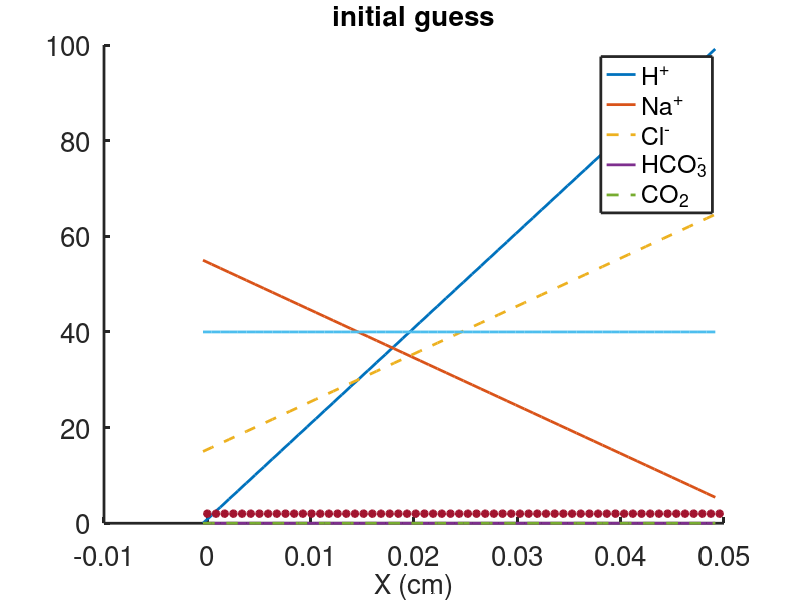

The MATLAB script that drew this image: (Note: this script raises an error after producing the figure.)
%%%%%%%%%%%%%%%%%%%%%%%%%%%%%%%%%%%%%%%%%%%%%%%%%%%%%%%%%
% Matlab code used to   solve the steady state system of diffusion-advection-reaction
% for 5 species
% sodium, hydrogen, chloride, bicarbonate and carbon dioxide
% electrodiffusion with one Dirichlet boundary condition and one Robin
% condition using Matlab function fsolve

% For Chapter 18, Section 18.6.2 of
% Keener and Sneyd, Mathematical Physiology, 3rd Edition, Springer.

% Written by James Keener and James Sneyd

%-------------------------------------------------------------------
clear all
close all
clc



set(0,                           ...
   'defaultaxesfontsize', 20,   ...
   'defaultaxeslinewidth', 2.0, ...
   'defaultlinelinewidth', 2.0, ...
   'defaultpatchlinewidth', 0.7);
global N Amh Amn Amc Amb Amco2 ATmnh  ATmhn ATmcb ATmbc Dh Dn Dc Db Dco2
global km  kp  Hb Nb Cb Bb Co2b Um denom
global  zs hj delj
L =0.05; % length of the domain units cm
Lm = 0.75; % length of the mucus gel region
% there are 5 diffusion coefficients
Dh =  7e-5; %cm^2/s% hydrogen
Dn = 2.46e-5; % sodium
Db =1.78e-5;  % bicaarbonate
Dc = 2.13e-5; %chloride
Dco2 = 1.98e-5; % carbon dioxide

zs =[1,1,-1,-1,0]; % charges on ions

kp = 2.6e3 ;% or  2.6e10mM^(-1) s^(-1) % hydrogen-bicarbonate reaction rate = k_+ in text
km = 0; %11; %s^(-1) % carbon dioxide dissociation rate = k_- in text, not used in this code
KBC =  2e-1; % bicarbonate-chloride exchanger permeability
   %  Hydrogen-sodium exchanger permeability:
 KHN = 2e-1;

delHN= 1.e5;
delBC = 10;

% lumenal concentrations
M0 = 134; % mM
M0 = 40;

% boundary values at x=L;
Hb = 100; %mM

% choose a level of Na(L):


Nb = 5;
%Nb = 200;

Bb = 0; % no bicarbonate at the righthand boundary
Co2b = 0; % assume carbon dioxide is taken out

N=60;    % total number of spatial grid points,
% number of unknowns is 6N
%phi_j at xj
%u_j at yj = xj+hj/2% u1 is considered a ghost point on the exterior of the left boundary,
% the right boundary condition is applied at y_(N+1)

%specify the grid

hj =ones(1,N); %uniform grid
% or non-uniform grid:
%hj = tanh([1:N]/(0.25*N));  % there are N-1 gaps, but N hj's
 %non-uniform grid  has bugs, does not give the correct answer
 % uniform grid gives good answers
HT = sum(hj(1:N-1))+hj(N)/2;  % use N-1 hj's = 1/2 for form grid for unknowns
Hj = L*hj/HT; % rescale to correct length
 hj = [Hj(1),Hj]; % add the ghost point
xj = [0,cumsum(hj(2:N))];  %these are the N grid points where phi is specified

yj = [-hj(1)/2,xj+hj(2:N+1)/2 ]; %these are the grid points where u (including the ghost point) is unknown
% plus an extra point for the boundary condition



delj = yj(2:N+1) - yj(1:N) ; % distance between midpoints
 hj=hj';
 delj = delj';
djs = delj(1:N-1)+delj(2:N);
 denom = delj(1:N-1).*delj(2:N).*djs/2 ; %this is the denominator for the diffusion operator

X = xj(1:N); % N interior grid points, including x=0, where phi is unknown
Y = yj(1:N);  %these are the locations where concentrations are unknown


Um = M0*(1-tanh((Y-Lm)/0.1) )/2;  % mucus charge/binding site distribution

Umb = M0*(1-tanh((L-Lm)/0.1) )/2 ;
% enforce electroneutrality  at x=L
Cb = Hb+Nb-Umb-Bb;
% initial guesses
 % be sure all concentrations are positive!
Uh = Hb+2000*(X-L)';  %H0*ones(N,1);
Un = Nb+1000*(L-X)';
Ub =  zeros(N,1); % ;
Uc = Un + Uh - Ub - Um';  % guarantees electroneutrality
Uco2 = Co2b* ones(N,1);
phi =  2*ones(N,1);

Uslv0 = [Uh;Un; Ub;Uco2;phi];  % initial guess for the solution

figure(1)
plot(Y,Uh,Y,Un, Y,Uc,'--',Y,Ub,Y,Uco2,'--',Y,Um,X,phi,'*','linewidth',2)
title('initial guess','fontsize',20)
xlabel('X (cm)','fontsize',20)
legend('H^+','Na^+','Cl^-','HCO_3^-','CO_2')
 box off
% form the 5 main diffusion matrices, which are independent of unknowns

 ATmh = [-Dh/hj(1)-KHN*delHN/2;-Dh*djs./denom];

AThup = [Dh/hj(1)-KHN*delHN/2;Dh*delj(2:N-1)./denom(1:N-2)];
AThoff = Dh*delj(1:N-1)./denom(1:N-1);
Amh= diag(ATmh) +diag(AThup,1) + diag(AThoff,-1);

% diffusion operator for h

ATmhn = zeros(N,N);
ATmhn(1,1) = KHN/2;  % flux for hydrogen depends on sodium
ATmhn(1,2) = KHN/2;

ATmn = [-Dn/hj(1)-KHN/2;-Dn*djs./denom];
ATnup = [Dn/hj(1)-KHN/2;Dn*delj(1:N-2)./denom(1:N-2)];
ATnoff = Dn*delj(2:N)./denom(1:N-1);
Amn= diag(ATmn) +diag(ATnup,1) + diag(ATnoff,-1);% diffusion operator for Na

ATmnh = zeros(N,N);
ATmnh(1,1) = KHN*delHN/2;  % flux for sodium depends on hydrogen
ATmnh(1,2) = KHN*delHN/2;

ATmc = [-Dc/hj(1)-KBC/2;-Dc*djs./denom];
ATcup = [Dc/hj(1)-KBC/2;Dc*delj(1:N-2)./denom(1:N-2)];
ATcoff = Dc*delj(2:N)./denom(1:N-1);
Amc= diag(ATmc) +diag(ATcup,1) + diag(ATcoff,-1);  % diffusion operator for Cl

ATmcb = zeros(N,N);
ATmcb(1,1) = KBC*delBC/2;
ATmcb(1,2) = KBC*delBC/2;

ATmb = [-Db/hj(1)-KBC*delBC/2;-Db*djs./denom];
ATbup = [Db/hj(1)-KBC*delBC/2;Db*delj(1:N-2)./denom(1:N-2)];
ATboff = Db*delj(2:N)./denom(1:N-1);
Amb= diag(ATmb) +diag(ATbup,1) + diag(ATboff,-1);  % diffusion operator for bicarbonate

ATmbc = zeros(N,N);
ATmbc(1,1) = KBC/2;
ATmbc(1,2) = KBC/2;

ATmco2 = [-Dco2/hj(1);-Dco2*djs./denom];
ATco2up = [Dco2/hj(1); Dco2*delj(1:N-2)./denom(1:N-2)];
ATco2off =Dco2*delj(2:N)./denom(1:N-1);
Amco2= diag(ATmco2) +diag(ATco2up,1) + diag(ATco2off,-1);  % diffusion operator for CO2

% now call fsolve
Uslv = fsolve(@feval, Uslv0);

Uh = Uslv(1:N);
Un = Uslv(N+1:2*N);
Ub = Uslv(2*N+1:3*N);
Uco2 = Uslv(3*N+1:4*N);
phi = Uslv(4*N+1:5*N);
Uc = Un + Uh - Ub - Um' ;

figure(2)
plot(Y,Uh,Y,Un,  Y,Uc, '--', Y,Ub,'--',Y,Uco2,'linewidth',2)
 xlabel('X (cm)','fontsize',20)
legend('H^+','Na^+','Cl^-','HCO_3^-','CO_2' )

ylabel('Concentrations (mM)','fontsize',20)
box off 
figure(3)
plot(X,Avg(Uh,Hb),X,Avg(Un,Nb),X,Avg(Uc,Cb),'--', X,Avg(Ub,Bb),'--',X,Avg(Uco2,Co2b),'linewidth',2)
%writematrix([X' Avg(Uh,Hb) Avg(Un,Nb) Avg(Uc,Cb) Avg(Ub,Bb) Avg(Uco2,Co2b)],"electrodiff.dat") % for external plotting
 xlabel('X (cm)','fontsize',20)
legend('H^+','Na^+','Cl^-','HCO_3^-','CO_2' )
 formatSpecF = '%3.0f\n';
title(strcat('Na_b = ',sprintf(formatSpecF,Nb),' mM'))
ylabel('Concentrations (mM)','fontsize',20)
 box off

figure(4)
 plot(X,phi,'linewidth',2)
xlabel('X (cm)','fontsize',20)
ylabel('\phi (dimensionless)','fontsize',20)
box off
FluxH = Dh*Flux(Uh,phi,zs(1), Hb) ;
 FluxN = Dn*Flux(Un,phi,zs(2), Nb) ;
 FluxC = Dc*Flux(Uc,phi,zs(3), Cb) ;
 FluxB = Db*Flux(Ub,phi,zs(4), Bb) ;

 figure(5)
 plot(X,-FluxH,X,-FluxN,X,-FluxC,'--',X,-FluxB,'--','linewidth' ,2)
 %plot( X,-FluxC,X,-FluxB,'linewidth' ,2)
 legend( 'FluxH','FluxN','FluxC','FluxB')
xlabel('X (cm)','fontsize',20)
box off
 figure(6)

 plot(X,-log10(Avg(Uh,Hb)*1.e-3),'linewidth',2)
 box off
 writematrix([X' -log10(Avg(Uh,Hb)*1.e-3)],"electrodiff.dat") % for external plotting

xlabel('X (cm)','fontsize',20)
ylabel('pH','fontsize',20)
 resid = feval(Uslv);
 rs = reshape(resid,N,5);

 figure(7)
 plot(X,log(abs(rs)))
ylabel('log(residual)')
legend('H^+','Na^+','Cl^-','HCO_3^-','CO_2')
xlabel('X (cm)','fontsize',20)

function resid = feval(Uslv)
global N Amh Amn Amc Amb Amco2 ATmnh  ATmhn ATmcb ATmbc Dh Dn Dc Db Dco2
global km kp Hb Nb Cb Bb Co2b Um denom Afull
global   zs hj delj

Uh = Uslv(1:N);
Un = Uslv(N+1:2*N);
Ub = Uslv(2*N+1:3*N);
Uco2 = Uslv(3*N+1:4*N);
phi = Uslv(4*N+1:5*N);
Uc = Un + Uh - Ub - Um' ; % guarantees electroneutrality

% evaluate the function using
 %  Uh, Un, Uc, Ub, and phi values
Avgh = Avg(Uh,Hb);
Avgn = Avg(Un,Nb);
Avgc = Avg(Uc,Cb);
Avgb = Avg(Ub,Bb);

Hgrad = Dh*Grad(Avgh);
Ngrad = Dn*Grad(Avgn);
Cgrad = Dc*Grad(Avgc);
Bgrad = Db*Grad(Avgb);

%CO2grad = 0 since CO2 is neutral charge

Afull= [[Amh,ATmhn,zeros(N,N),diag([0;km*ones(N-1,1)]),zs(1)*Hgrad]; ...% hydrogen
    [ATmnh,Amn,zeros(N,2*N),  zs(2)*Ngrad];  ... % sodium
    [zeros(N,2*N),ATmcb,zeros(N,N),zs(3)*Cgrad]; ...% chloride
    [zeros(N,2*N),Amb, diag([0;km*ones(N-1,1)]),zs(4)*Bgrad]; ...% bicarbonate
    [zeros(N,3*N),Amco2-diag([0;km*ones(N-1,1)]),zeros(N,N)]]; ...% carbon dioxide


B = [zeros(2*N,N);Amc;ATmbc;zeros(N,N)];
 % now evaluate the  reaction terms
Rhs = zeros(5*N,1);

Rhs(2:N-1) = kp*Uh(2:N-1).*Ub(2:N-1);
Rhs(N) = - Dh*delj(N)*Hb./denom(N-1)+kp*Uh(N)*Ub(N);
Rhs(2*N) = - Dn*delj( N)*Nb./denom(N-1);  % right BC for sodium
Rhs(3*N) = - Dc*delj( N)*Cb./denom(N-1);% right BC for chloride

Rhs(3*N+2:4*N-1) = kp*Uh(2:N-1).*Ub(2:N-1) ;
Rhs(4*N) = - Db*delj(N)*Bb./denom(N-1)  +kp*Uh(N)*Ub(N) ;
Rhs(4*N+2:5*N-1) =  -kp*Uh(2:N-1).*Ub(2:N-1);
Rhs(5*N) = - Dco2*delj(N)*Co2b./denom(N-1) -kp*Uh(N).*Ub(N);

resid = Afull*Uslv+B*Uc-Rhs;

end

function out = Avg(U,Ub)
global N hj delj

out = ( hj(2:N+1).*U +hj(1:N).*[U(2:N);Ub])./(2*delj);

end

function out = Grad(Avg)
global N hj

out = [ diag([Avg(1); Avg(2:N)./hj(1:N-1)])]-[diag(Avg(1:N-1)./hj(1:N-1),-1)];

end

function out = Flux(U,phi,zi, Ub)
global delj N
Uv = Avg(U,Ub);
Upr = ([U(2:N);Ub]-U)./delj;
out =  Upr +zi*Uv.*phi;

end
